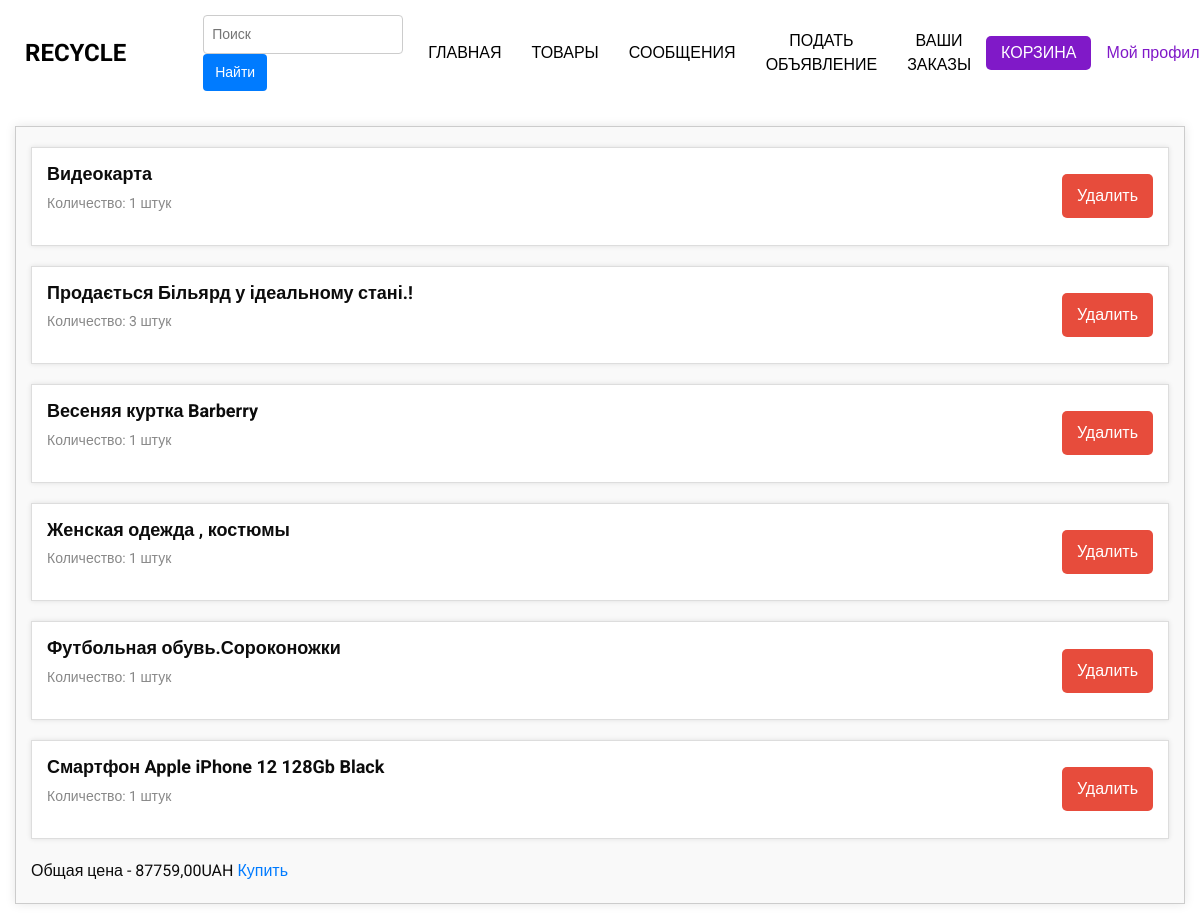
The page /cart/ (signed in) on the database as committed earlier.
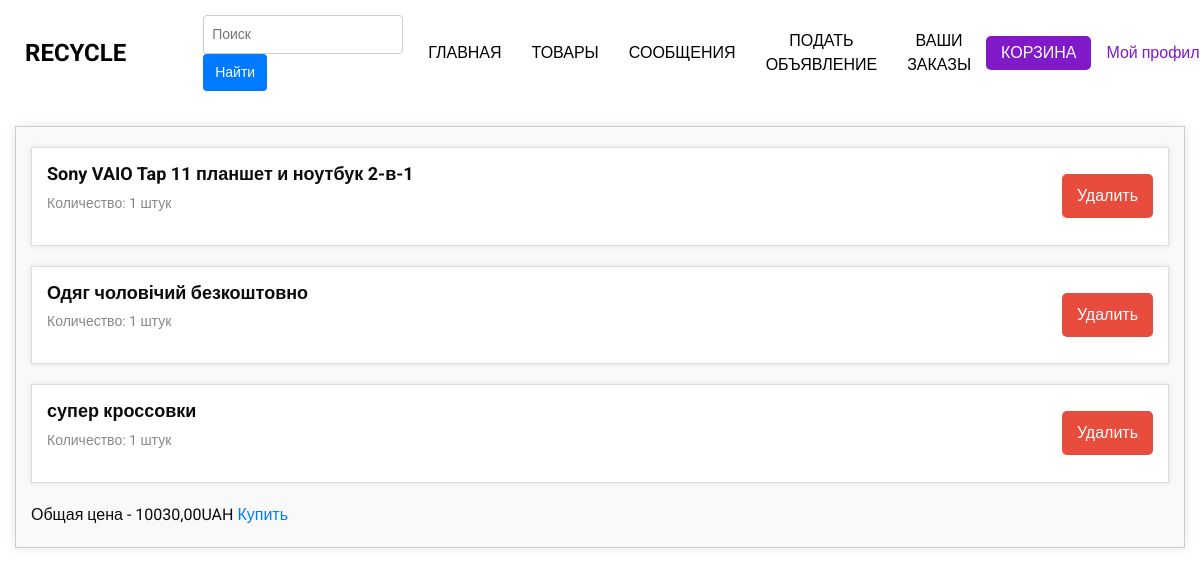
The same page on the database as committed later.
### bboard/models.py (models this page shows, shortened)
class CartItem(models.Model):
    cart = models.ForeignKey(Cart, on_delete=models.CASCADE)
    product = models.ForeignKey(Product, on_delete=models.CASCADE)
    quantity = models.PositiveIntegerField(default=1)
    class Meta:
        verbose_name = "Товар в корзине"
        verbose_name_plural = "Товары в корзине"

class Product(models.Model):
    user = models.ForeignKey(User, on_delete=models.CASCADE, verbose_name="Пользователь")
    category = models.ForeignKey(Category, on_delete=models.CASCADE, verbose_name="Категория")
    title = models.CharField(max_length=200, verbose_name="Заголовок")
    slug = models.SlugField(unique=True, max_length=400, verbose_name="URL", blank=True)
    description = models.TextField(verbose_name="Описание")
    price = models.DecimalField(max_digits=10, decimal_places=2, verbose_name="Цена")
    image_1 = models.ImageField(upload_to="products", null=True, blank=True, verbose_name="Первое изображение")
    image_2 = models.ImageField(upload_to='products', null=True, blank=True, verbose_name="Второе изображение")
    image_3 = models.ImageField(upload_to='products', null=True, blank=True, verbose_name="Третье изображение")
    created_at = models.DateTimeField(auto_now_add=True, null=True, verbose_name="Дата создания")
    thumbnail_1 = ImageSpecField(source='image_1',
                                 processors=[ResizeToFill(500, 500)],
                                 format='JPEG',
                                 options={'quality': 100})
    thumbnail_2 = ImageSpecField(source='image_2',
                                 processors=[ResizeToFill(500, 500)],
                                 format='JPEG',
                                 options={'quality': 100})
    thumbnail_3 = ImageSpecField(source='image_3',
                                 processors=[ResizeToFill(500, 500)],
                                 format='JPEG',
                                 options={'quality': 100})
    class Meta:
        verbose_name = "Товар"
        verbose_name_plural = "Товары"

### bboard/views.py (the view)
# urls.py: path("cart/", views.get_cart, name="cart"),
@login_required
def get_cart(request):
    cart = Cart.objects.get(user=request.user)
    items = cart.products.all()
    quantity_dict = {item.id: CartItem.objects.get(cart=cart, product_id=item.id) for item in items}
    total_price = 0
    for item in items:
        total_price += quantity_dict[item.id].product.price
    return render(request, "products/new/cart.html", {"items": items, "quantity_dict": quantity_dict,
                                                      "total_price": total_price})

### templates/products/new/cart.html (shortened to what this page needs)
{% extends 'products/new/base.html' %}
{% load static %}
{% block styles %}
<link rel="stylesheet" type="text/css" href="{% static 'cart.css' %}">
{% endblock %}
{% block content %}
<div class="container">
    {% if quantity_dict %}
    {% for key, value in quantity_dict.items %}
    <div class="product-block">
        <div class="product-info">
            <h2 class="product-title">{{ value.product.title }}</h2>
            <p class="product-quantity">Количество: {{ value.quantity }} штук</p>
        </div>
        <form method="POST" action="{% url 'delete_cart' product_id=key %}">
            <button class="product-delete-button">Удалить</button>
        </form>
    </div>
    {% endfor %}
    Общая цена - {{total_price}}UAH
    <a href="{% url 'create_order_cart' %}">Купить</a>
    {% else %}
    <h1 align="center">Ваша корзина пуста</h1>
    {% endif %}
</div>
{% endblock %}

### templates/products/new/base.html (shortened to what this page needs)
{% load static %}
<!DOCTYPE html>
<html lang="en">
<head>
    {%block styles%}{% endblock %}
    <link rel="stylesheet" type="text/css" href="{%static 'css/bootstrap.css'%}"/>
    <link href="{%static 'css/font-awesome.min.css'%}" rel="stylesheet"/>
    <link href="{% static 'css/style.css'%}" rel="stylesheet"/>
    <link href="{% static 'css/responsive.css'%}" rel="stylesheet"/>
</head>
<body>
<div class="hero_area">
    <header class="header_section">
        <div class="container-fluid">
            {% with request.resolver_match.url_name as current_page %}
            <nav class="navbar navbar-expand-lg custom_nav-container ">
                <a class="navbar-brand" href="{% url 'home'%}">
            <span>
              Recycle
            </span>
                </a>
                <div class="collapse navbar-collapse" id="navbarSupportedContent">
                    <div class="search-form">
                        <a href="{% url 'home' %}" class="home-icon" style="text-decoration: none; color: white;">Главная</a>
                        <form action="{% url 'search' %}" method="GET">
                            <input type="text" name="query" placeholder="Поиск">
                            <button type="submit">Найти</button>
                        </form>
                    </div>
                    <ul class="navbar-nav">
                        <li class="nav-item {% if current_page == 'home' %}active{%endif%}">
                            <a class="nav-link" href="{% url 'home' %}">Главная </a>
                        </li>
                        <li class="nav-item {%if current_page == 'get_products' %}active{%endif%}">
                            <a class="nav-link" href="{% url 'get_products' %}">Товары</a>
                        </li>
                        {%if user.is_authenticated%}
                        <li class="nav-item {%if current_page == 'user_buy' %}active{%endif%}">
                            <a class="nav-link" href="{% url 'user_buy' %}">Сообщения</a>
                        </li>
                        <li class="nav-item {%if current_page == 'create_product' %}active{%endif%}">
                            <a class="nav-link" href="{%url 'create_product'%}" style="text-decoration:none">Подать
                                объявление</a>
                        </li>
                        <li class="nav-item {% if current_page == 'orders_of_user'%}active{%endif%}">
                            <a class="nav-link" href="{%url 'orders_of_user'%}" style="text-decoration:none">Ваши
                                заказы</a>
                        </li>
                         <li class="nav-item {% if current_page == 'cart'%}active{%endif%}">
                            <a href="{%url 'cart'%}" class="nav-link">Корзина</a>
                        </li>
                        {%endif%}
                    </ul>
                    <div class="user_optio_box">
                        <div class="dropdown">
                            <a href="#" class="dropdown-toggle" id="profileDropdown" data-toggle="dropdown"
                               aria-haspopup="true" aria-expanded="false">
                                {% if user.is_authenticated %}
                                Мой профиль
                                {% else %}
                                Войти/Создать аккаунт
                                {% endif %}
                            </a>
                        </div>
                    </div>
                </div>
            </nav>
            {% endwith %}
        </div>
    </header>
    {% block content %}
    {% endblock %}
</div>
</body>
</html>

### static/cart.css (style rules this page uses)
.container { margin: 20px auto; max-width: 800px; border: 1px solid #ccc; box-shadow: 0 0 10px rgba(0, 0, 0, 0.1); padding: 20px; background-color: #f9f9f9; }
.product-block { display: flex; justify-content: space-between; align-items: center; border: 1px solid #ddd; padding: 15px; margin-bottom: 20px; overflow: hidden; background-color: #fff; box-shadow: 0 0 5px rgba(0, 0, 0, 0.1); }
.product-info { flex-grow: 1; }
.product-title { font-size: 18px; font-weight: bold; flex-grow: 1; }
.product-quantity { font-size: 14px; color: #888; margin-top: 5px; }
.product-delete-button { background-color: #e74c3c; color: #fff; border: none; padding: 10px 15px; cursor: pointer; font-size: 16px; border-radius: 5px; transition: background-color 0.3s ease; }

### static/css/style.css (style rules this page uses)
body { font-family: "Roboto", sans-serif; color: #0c0c0c; background-color: #ffffff; overflow-x: hidden; }
a, a:hover, a:focus { text-decoration: none; }
.hero_area { position: relative; min-height: 100vh; display: -webkit-box; display: -ms-flexbox; display: flex; -webkit-box-orient: vertical; -webkit-box-direction: normal; -ms-flex-direction: column; flex-direction: column; }
.header_section .container-fluid { padding-right: 25px; padding-left: 25px; }
.navbar-brand span { font-weight: bold; color: #000000; font-size: 24px; text-transform: uppercase; }
.custom_nav-container { padding: 15px 0; }
.custom_nav-container .navbar-nav { margin: auto; }
.custom_nav-container .navbar-nav .nav-item .nav-link { padding: 5px 25px; color: #000000; text-align: center; text-transform: uppercase; border-radius: 5px; -webkit-transition: all 0.3s; transition: all 0.3s; }
.custom_nav-container .navbar-nav .nav-item:hover .nav-link, .custom_nav-container .navbar-nav .nav-item.active .nav-link { color: #ffffff; background-color: #8019c8; }
.user_optio_box { display: -webkit-box; display: -ms-flexbox; display: flex; }
.user_optio_box a { margin-left: 15px; color: #8019c8; }
.search-form { display: flex; align-items: center; }
.search-form input[type="text"] { padding: 8px; border: 1px solid #ccc; border-radius: 4px; margin-right: 10px; font-size: 14px; width: 200px; }
.search-form button { padding: 8px 12px; background-color: #007bff; color: #fff; border: none; border-radius: 4px; cursor: pointer; font-size: 14px; }
.user_optio_box { position: relative; }

### static/css/responsive.css (style rules this page uses)
@media (max-width: 1300px) { .custom_nav-container .navbar-nav { margin: 0; margin-left: auto; align-items: center; } }
@media (max-width: 1300px) { .custom_nav-container .navbar-nav .nav-item .nav-link { padding: 5px 15px; } }
@media (min-width: 1200px) { .container { max-width: 1170px; } }

Rows that differ between the two databases and show on the page:
removed CartItem: product "Видеокарта", quantity "1"
removed CartItem: product "Продається Більярд у ідеальному стані.!", quantity "3"
removed CartItem: product "Весеняя куртка Barberry", quantity "1"
removed CartItem: product "Женская одежда , костюмы", quantity "1"
removed CartItem: product "Футбольная обувь.Сороконожки", quantity "1"
removed CartItem: product "Смартфон Apple iPhone 12 128Gb Black", quantity "1"
added CartItem: product "Sony VAIO Tap 11 планшет и ноутбук 2-в-1", quantity "1"
added CartItem: product "Одяг чоловічий безкоштовно", quantity "1"
added CartItem: product "супер кроссовки", quantity "1"
Other text that changed with them:
{{ total_price }}: "87759,00" → "10030,00"
